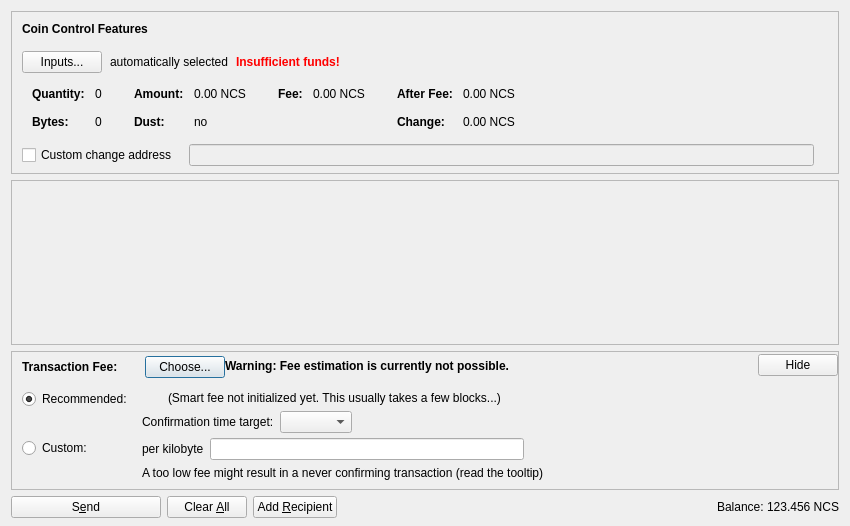
<?xml version="1.0" encoding="UTF-8"?>
<ui version="4.0">
 <class>SendCoinsDialog</class>
 <widget class="QDialog" name="SendCoinsDialog">
  <property name="geometry">
   <rect>
    <x>0</x>
    <y>0</y>
    <width>850</width>
    <height>526</height>
   </rect>
  </property>
  <property name="windowTitle">
   <string>Send Coins</string>
  </property>
  <layout class="QVBoxLayout" name="verticalLayout" stretch="0,1,0,0">
   <property name="bottomMargin">
    <number>8</number>
   </property>
   <item>
    <widget class="QFrame" name="frameCoinControl">
     <property name="sizePolicy">
      <sizepolicy hsizetype="Expanding" vsizetype="Expanding">
       <horstretch>0</horstretch>
       <verstretch>0</verstretch>
      </sizepolicy>
     </property>
     <property name="maximumSize">
      <size>
       <width>16777215</width>
       <height>16777215</height>
      </size>
     </property>
     <property name="frameShape">
      <enum>QFrame::StyledPanel</enum>
     </property>
     <property name="frameShadow">
      <enum>QFrame::Sunken</enum>
     </property>
     <layout class="QVBoxLayout" name="verticalLayoutCoinControl2">
      <property name="spacing">
       <number>0</number>
      </property>
      <property name="leftMargin">
       <number>0</number>
      </property>
      <property name="topMargin">
       <number>0</number>
      </property>
      <property name="rightMargin">
       <number>0</number>
      </property>
      <property name="bottomMargin">
       <number>6</number>
      </property>
      <item>
       <layout class="QVBoxLayout" name="verticalLayoutCoinControl" stretch="0,0,0,0,1">
        <property name="spacing">
         <number>0</number>
        </property>
        <property name="leftMargin">
         <number>10</number>
        </property>
        <property name="topMargin">
         <number>10</number>
        </property>
        <item>
         <layout class="QHBoxLayout" name="horizontalLayoutCoinControl1">
          <property name="bottomMargin">
           <number>15</number>
          </property>
          <item>
           <widget class="QLabel" name="labelCoinControlFeatures">
            <property name="sizePolicy">
             <sizepolicy hsizetype="Preferred" vsizetype="Maximum">
              <horstretch>0</horstretch>
              <verstretch>0</verstretch>
             </sizepolicy>
            </property>
            <property name="font">
             <font>
              <weight>75</weight>
              <bold>true</bold>
             </font>
            </property>
            <property name="styleSheet">
             <string notr="true">font-weight:bold;</string>
            </property>
            <property name="text">
             <string>Coin Control Features</string>
            </property>
           </widget>
          </item>
         </layout>
        </item>
        <item>
         <layout class="QHBoxLayout" name="horizontalLayoutCoinControl2" stretch="0,0,0,0">
          <property name="spacing">
           <number>8</number>
          </property>
          <property name="bottomMargin">
           <number>10</number>
          </property>
          <item>
           <widget class="QPushButton" name="pushButtonCoinControl">
            <property name="styleSheet">
             <string notr="true"/>
            </property>
            <property name="text">
             <string>Inputs...</string>
            </property>
            <property name="autoDefault">
             <bool>false</bool>
            </property>
           </widget>
          </item>
          <item>
           <widget class="QLabel" name="labelCoinControlAutomaticallySelected">
            <property name="text">
             <string>automatically selected</string>
            </property>
            <property name="margin">
             <number>5</number>
            </property>
           </widget>
          </item>
          <item>
           <widget class="QLabel" name="labelCoinControlInsuffFunds">
            <property name="font">
             <font>
              <weight>75</weight>
              <bold>true</bold>
             </font>
            </property>
            <property name="styleSheet">
             <string notr="true">color:red;font-weight:bold;</string>
            </property>
            <property name="text">
             <string>Insufficient funds!</string>
            </property>
            <property name="margin">
             <number>5</number>
            </property>
           </widget>
          </item>
          <item>
           <spacer name="horizontalSpacerCoinControl">
            <property name="orientation">
             <enum>Qt::Horizontal</enum>
            </property>
            <property name="sizeHint" stdset="0">
             <size>
              <width>40</width>
              <height>1</height>
             </size>
            </property>
           </spacer>
          </item>
         </layout>
        </item>
        <item>
         <widget class="QWidget" name="widgetCoinControl" native="true">
          <property name="sizePolicy">
           <sizepolicy hsizetype="Preferred" vsizetype="Preferred">
            <horstretch>0</horstretch>
            <verstretch>0</verstretch>
           </sizepolicy>
          </property>
          <property name="minimumSize">
           <size>
            <width>0</width>
            <height>0</height>
           </size>
          </property>
          <property name="styleSheet">
           <string notr="true"/>
          </property>
          <layout class="QHBoxLayout" name="horizontalLayoutCoinControl5">
           <property name="leftMargin">
            <number>0</number>
           </property>
           <property name="topMargin">
            <number>0</number>
           </property>
           <property name="rightMargin">
            <number>0</number>
           </property>
           <property name="bottomMargin">
            <number>0</number>
           </property>
           <item>
            <layout class="QHBoxLayout" name="horizontalLayoutCoinControl3" stretch="0,0,0,1">
             <property name="spacing">
              <number>20</number>
             </property>
             <property name="topMargin">
              <number>0</number>
             </property>
             <property name="bottomMargin">
              <number>10</number>
             </property>
             <item>
              <layout class="QFormLayout" name="formLayoutCoinControl1">
               <property name="horizontalSpacing">
                <number>10</number>
               </property>
               <property name="verticalSpacing">
                <number>14</number>
               </property>
               <property name="leftMargin">
                <number>10</number>
               </property>
               <property name="topMargin">
                <number>4</number>
               </property>
               <property name="rightMargin">
                <number>6</number>
               </property>
               <item row="0" column="0">
                <widget class="QLabel" name="labelCoinControlQuantityText">
                 <property name="font">
                  <font>
                   <weight>75</weight>
                   <bold>true</bold>
                  </font>
                 </property>
                 <property name="text">
                  <string>Quantity:</string>
                 </property>
                 <property name="margin">
                  <number>0</number>
                 </property>
                </widget>
               </item>
               <item row="0" column="1">
                <widget class="QLabel" name="labelCoinControlQuantity">
                 <property name="cursor">
                  <cursorShape>IBeamCursor</cursorShape>
                 </property>
                 <property name="contextMenuPolicy">
                  <enum>Qt::ActionsContextMenu</enum>
                 </property>
                 <property name="text">
                  <string notr="true">0</string>
                 </property>
                 <property name="margin">
                  <number>0</number>
                 </property>
                 <property name="textInteractionFlags">
                  <set>Qt::LinksAccessibleByMouse|Qt::TextSelectableByKeyboard|Qt::TextSelectableByMouse</set>
                 </property>
                </widget>
               </item>
               <item row="1" column="0">
                <widget class="QLabel" name="labelCoinControlBytesText">
                 <property name="font">
                  <font>
                   <weight>75</weight>
                   <bold>true</bold>
                  </font>
                 </property>
                 <property name="text">
                  <string>Bytes:</string>
                 </property>
                </widget>
               </item>
               <item row="1" column="1">
                <widget class="QLabel" name="labelCoinControlBytes">
                 <property name="cursor">
                  <cursorShape>IBeamCursor</cursorShape>
                 </property>
                 <property name="contextMenuPolicy">
                  <enum>Qt::ActionsContextMenu</enum>
                 </property>
                 <property name="text">
                  <string notr="true">0</string>
                 </property>
                 <property name="textInteractionFlags">
                  <set>Qt::LinksAccessibleByMouse|Qt::TextSelectableByKeyboard|Qt::TextSelectableByMouse</set>
                 </property>
                </widget>
               </item>
              </layout>
             </item>
             <item>
              <layout class="QFormLayout" name="formLayoutCoinControl2">
               <property name="horizontalSpacing">
                <number>10</number>
               </property>
               <property name="verticalSpacing">
                <number>14</number>
               </property>
               <property name="leftMargin">
                <number>6</number>
               </property>
               <property name="topMargin">
                <number>4</number>
               </property>
               <property name="rightMargin">
                <number>6</number>
               </property>
               <item row="0" column="0">
                <widget class="QLabel" name="labelCoinControlAmountText">
                 <property name="font">
                  <font>
                   <weight>75</weight>
                   <bold>true</bold>
                  </font>
                 </property>
                 <property name="text">
                  <string>Amount:</string>
                 </property>
                 <property name="margin">
                  <number>0</number>
                 </property>
                </widget>
               </item>
               <item row="0" column="1">
                <widget class="QLabel" name="labelCoinControlAmount">
                 <property name="cursor">
                  <cursorShape>IBeamCursor</cursorShape>
                 </property>
                 <property name="contextMenuPolicy">
                  <enum>Qt::ActionsContextMenu</enum>
                 </property>
                 <property name="text">
                  <string notr="true">0.00 NCS</string>
                 </property>
                 <property name="textInteractionFlags">
                  <set>Qt::LinksAccessibleByMouse|Qt::TextSelectableByKeyboard|Qt::TextSelectableByMouse</set>
                 </property>
                </widget>
               </item>
               <item row="1" column="0">
                <widget class="QLabel" name="labelCoinControlLowOutputText">
                 <property name="font">
                  <font>
                   <weight>75</weight>
                   <bold>true</bold>
                  </font>
                 </property>
                 <property name="text">
                  <string>Dust:</string>
                 </property>
                </widget>
               </item>
               <item row="1" column="1">
                <widget class="QLabel" name="labelCoinControlLowOutput">
                 <property name="cursor">
                  <cursorShape>IBeamCursor</cursorShape>
                 </property>
                 <property name="contextMenuPolicy">
                  <enum>Qt::ActionsContextMenu</enum>
                 </property>
                 <property name="text">
                  <string notr="true">no</string>
                 </property>
                 <property name="textInteractionFlags">
                  <set>Qt::LinksAccessibleByMouse|Qt::TextSelectableByKeyboard|Qt::TextSelectableByMouse</set>
                 </property>
                </widget>
               </item>
              </layout>
             </item>
             <item>
              <layout class="QFormLayout" name="formLayoutCoinControl3">
               <property name="horizontalSpacing">
                <number>10</number>
               </property>
               <property name="verticalSpacing">
                <number>14</number>
               </property>
               <property name="leftMargin">
                <number>6</number>
               </property>
               <property name="topMargin">
                <number>4</number>
               </property>
               <property name="rightMargin">
                <number>6</number>
               </property>
               <item row="0" column="0">
                <widget class="QLabel" name="labelCoinControlFeeText">
                 <property name="font">
                  <font>
                   <weight>75</weight>
                   <bold>true</bold>
                  </font>
                 </property>
                 <property name="text">
                  <string>Fee:</string>
                 </property>
                 <property name="margin">
                  <number>0</number>
                 </property>
                </widget>
               </item>
               <item row="0" column="1">
                <widget class="QLabel" name="labelCoinControlFee">
                 <property name="cursor">
                  <cursorShape>IBeamCursor</cursorShape>
                 </property>
                 <property name="contextMenuPolicy">
                  <enum>Qt::ActionsContextMenu</enum>
                 </property>
                 <property name="text">
                  <string notr="true">0.00 NCS</string>
                 </property>
                 <property name="textInteractionFlags">
                  <set>Qt::LinksAccessibleByMouse|Qt::TextSelectableByKeyboard|Qt::TextSelectableByMouse</set>
                 </property>
                </widget>
               </item>
              </layout>
             </item>
             <item>
              <layout class="QFormLayout" name="formLayoutCoinControl4">
               <property name="horizontalSpacing">
                <number>10</number>
               </property>
               <property name="verticalSpacing">
                <number>14</number>
               </property>
               <property name="leftMargin">
                <number>6</number>
               </property>
               <property name="topMargin">
                <number>4</number>
               </property>
               <property name="rightMargin">
                <number>6</number>
               </property>
               <item row="0" column="0">
                <widget class="QLabel" name="labelCoinControlAfterFeeText">
                 <property name="font">
                  <font>
                   <weight>75</weight>
                   <bold>true</bold>
                  </font>
                 </property>
                 <property name="text">
                  <string>After Fee:</string>
                 </property>
                 <property name="margin">
                  <number>0</number>
                 </property>
                </widget>
               </item>
               <item row="0" column="1">
                <widget class="QLabel" name="labelCoinControlAfterFee">
                 <property name="cursor">
                  <cursorShape>IBeamCursor</cursorShape>
                 </property>
                 <property name="contextMenuPolicy">
                  <enum>Qt::ActionsContextMenu</enum>
                 </property>
                 <property name="text">
                  <string notr="true">0.00 NCS</string>
                 </property>
                 <property name="textInteractionFlags">
                  <set>Qt::LinksAccessibleByMouse|Qt::TextSelectableByKeyboard|Qt::TextSelectableByMouse</set>
                 </property>
                </widget>
               </item>
               <item row="1" column="0">
                <widget class="QLabel" name="labelCoinControlChangeText">
                 <property name="font">
                  <font>
                   <weight>75</weight>
                   <bold>true</bold>
                  </font>
                 </property>
                 <property name="text">
                  <string>Change:</string>
                 </property>
                </widget>
               </item>
               <item row="1" column="1">
                <widget class="QLabel" name="labelCoinControlChange">
                 <property name="cursor">
                  <cursorShape>IBeamCursor</cursorShape>
                 </property>
                 <property name="contextMenuPolicy">
                  <enum>Qt::ActionsContextMenu</enum>
                 </property>
                 <property name="text">
                  <string notr="true">0.00 NCS</string>
                 </property>
                 <property name="textInteractionFlags">
                  <set>Qt::LinksAccessibleByMouse|Qt::TextSelectableByKeyboard|Qt::TextSelectableByMouse</set>
                 </property>
                </widget>
               </item>
              </layout>
             </item>
            </layout>
           </item>
          </layout>
         </widget>
        </item>
        <item>
         <layout class="QHBoxLayout" name="horizontalLayoutCoinControl4" stretch="0,0,0">
          <property name="spacing">
           <number>12</number>
          </property>
          <property name="sizeConstraint">
           <enum>QLayout::SetDefaultConstraint</enum>
          </property>
          <property name="topMargin">
           <number>5</number>
          </property>
          <property name="rightMargin">
           <number>5</number>
          </property>
          <item>
           <widget class="QCheckBox" name="checkBoxCoinControlChange">
            <property name="toolTip">
             <string>If this is activated, but the change address is empty or invalid, change will be sent to a newly generated address.</string>
            </property>
            <property name="text">
             <string>Custom change address</string>
            </property>
           </widget>
          </item>
          <item>
           <widget class="QValidatedLineEdit" name="lineEditCoinControlChange">
            <property name="enabled">
             <bool>false</bool>
            </property>
            <property name="sizePolicy">
             <sizepolicy hsizetype="Expanding" vsizetype="Fixed">
              <horstretch>0</horstretch>
              <verstretch>0</verstretch>
             </sizepolicy>
            </property>
           </widget>
          </item>
          <item>
           <widget class="QLabel" name="labelCoinControlChangeLabel">
            <property name="sizePolicy">
             <sizepolicy hsizetype="Preferred" vsizetype="Expanding">
              <horstretch>0</horstretch>
              <verstretch>0</verstretch>
             </sizepolicy>
            </property>
            <property name="minimumSize">
             <size>
              <width>0</width>
              <height>0</height>
             </size>
            </property>
            <property name="text">
             <string/>
            </property>
            <property name="margin">
             <number>3</number>
            </property>
           </widget>
          </item>
         </layout>
        </item>
        <item>
         <spacer name="verticalSpacerCoinControl">
          <property name="orientation">
           <enum>Qt::Vertical</enum>
          </property>
          <property name="sizeHint" stdset="0">
           <size>
            <width>800</width>
            <height>1</height>
           </size>
          </property>
         </spacer>
        </item>
       </layout>
      </item>
     </layout>
    </widget>
   </item>
   <item>
    <widget class="QScrollArea" name="scrollArea">
     <property name="widgetResizable">
      <bool>true</bool>
     </property>
     <widget class="QWidget" name="scrollAreaWidgetContents">
      <property name="geometry">
       <rect>
        <x>0</x>
        <y>0</y>
        <width>830</width>
        <height>104</height>
       </rect>
      </property>
      <layout class="QVBoxLayout" name="verticalLayout_2" stretch="0,1">
       <property name="leftMargin">
        <number>0</number>
       </property>
       <property name="topMargin">
        <number>0</number>
       </property>
       <property name="rightMargin">
        <number>0</number>
       </property>
       <property name="bottomMargin">
        <number>0</number>
       </property>
       <item>
        <layout class="QVBoxLayout" name="entries">
         <property name="spacing">
          <number>6</number>
         </property>
        </layout>
       </item>
       <item>
        <spacer name="verticalSpacer">
         <property name="orientation">
          <enum>Qt::Vertical</enum>
         </property>
         <property name="sizeHint" stdset="0">
          <size>
           <width>20</width>
           <height>40</height>
          </size>
         </property>
        </spacer>
       </item>
      </layout>
     </widget>
    </widget>
   </item>
   <item>
    <widget class="QFrame" name="frameFee">
     <property name="sizePolicy">
      <sizepolicy hsizetype="Expanding" vsizetype="Expanding">
       <horstretch>0</horstretch>
       <verstretch>0</verstretch>
      </sizepolicy>
     </property>
     <property name="maximumSize">
      <size>
       <width>16777215</width>
       <height>16777215</height>
      </size>
     </property>
     <property name="frameShape">
      <enum>QFrame::StyledPanel</enum>
     </property>
     <property name="frameShadow">
      <enum>QFrame::Sunken</enum>
     </property>
     <layout class="QVBoxLayout" name="verticalLayoutFee1">
      <property name="spacing">
       <number>0</number>
      </property>
      <property name="leftMargin">
       <number>0</number>
      </property>
      <property name="topMargin">
       <number>0</number>
      </property>
      <property name="rightMargin">
       <number>0</number>
      </property>
      <property name="bottomMargin">
       <number>0</number>
      </property>
      <item>
       <layout class="QVBoxLayout" name="verticalLayoutFee2" stretch="0,0,0">
        <property name="spacing">
         <number>0</number>
        </property>
        <property name="leftMargin">
         <number>10</number>
        </property>
        <property name="topMargin">
         <number>0</number>
        </property>
        <item>
         <layout class="QHBoxLayout" name="horizontalLayoutFee1">
          <property name="bottomMargin">
           <number>0</number>
          </property>
          <item>
           <layout class="QVBoxLayout" name="verticalLayoutFee7">
            <property name="spacing">
             <number>0</number>
            </property>
            <item>
             <spacer name="verticalSpacerSmartFee">
              <property name="orientation">
               <enum>Qt::Vertical</enum>
              </property>
              <property name="sizeType">
               <enum>QSizePolicy::Fixed</enum>
              </property>
              <property name="sizeHint" stdset="0">
               <size>
                <width>1</width>
                <height>4</height>
               </size>
              </property>
             </spacer>
            </item>
            <item>
             <layout class="QHBoxLayout" name="horizontalLayoutSmartFee">
              <property name="spacing">
               <number>10</number>
              </property>
              <item>
               <widget class="QLabel" name="labelFeeHeadline">
                <property name="sizePolicy">
                 <sizepolicy hsizetype="Preferred" vsizetype="Maximum">
                  <horstretch>0</horstretch>
                  <verstretch>0</verstretch>
                 </sizepolicy>
                </property>
                <property name="font">
                 <font>
                  <weight>75</weight>
                  <bold>true</bold>
                 </font>
                </property>
                <property name="styleSheet">
                 <string notr="true">font-weight:bold;</string>
                </property>
                <property name="text">
                 <string>Transaction Fee:</string>
                </property>
               </widget>
              </item>
              <item>
               <widget class="QLabel" name="labelFeeMinimized">
                <property name="text">
                 <string/>
                </property>
               </widget>
              </item>
              <item>
               <widget class="QPushButton" name="buttonChooseFee">
                <property name="text">
                 <string>Choose...</string>
                </property>
               </widget>
              </item>
             </layout>
            </item>
            <item>
             <spacer name="verticalSpacer_5">
              <property name="orientation">
               <enum>Qt::Vertical</enum>
              </property>
              <property name="sizeHint" stdset="0">
               <size>
                <width>1</width>
                <height>1</height>
               </size>
              </property>
             </spacer>
            </item>
           </layout>
          </item>
          <item>
           <widget class="QLabel" name="fallbackFeeWarningLabel">
            <property name="toolTip">
             <string>Using the fallbackfee can result in sending a transaction that will take several hours or days (or never) to confirm. Consider choosing your fee manually or wait until you have validated the complete chain.</string>
            </property>
            <property name="font">
            <font>
                <weight>75</weight>
                <bold>true</bold>
            </font>
            </property>
            <property name="text">
             <string>Warning: Fee estimation is currently not possible.</string>
            </property>
            <property name="wordWrap">
             <bool>false</bool>
            </property>
           </widget>
          </item>
          <item>
           <spacer name="horizontalSpacer_4">
            <property name="orientation">
             <enum>Qt::Horizontal</enum>
            </property>
            <property name="sizeType">
             <enum>QSizePolicy::MinimumExpanding</enum>
            </property>
            <property name="sizeHint" stdset="0">
             <size>
              <width>40</width>
              <height>20</height>
             </size>
            </property>
           </spacer>
          </item>
          <item>
           <widget class="QPushButton" name="buttonMinimizeFee">
            <property name="toolTip">
             <string>collapse fee-settings</string>
            </property>
            <property name="text">
             <string>Hide</string>
            </property>
           </widget>
          </item>
         </layout>
        </item>
        <item>
         <widget class="QFrame" name="frameFeeSelection">
          <layout class="QVBoxLayout" name="verticalLayoutFee12">
           <property name="spacing">
            <number>0</number>
           </property>
           <property name="leftMargin">
            <number>0</number>
           </property>
           <property name="topMargin">
            <number>0</number>
           </property>
           <property name="rightMargin">
            <number>0</number>
           </property>
           <property name="bottomMargin">
            <number>0</number>
           </property>
           <item>
            <layout class="QGridLayout" name="gridLayoutFee">
             <property name="topMargin">
              <number>10</number>
             </property>
             <property name="bottomMargin">
              <number>4</number>
             </property>
             <property name="horizontalSpacing">
              <number>10</number>
             </property>
             <property name="verticalSpacing">
              <number>4</number>
             </property>
             <item row="1" column="1">
              <layout class="QVBoxLayout" name="verticalLayoutFee8">
               <property name="spacing">
                <number>6</number>
               </property>
               <item>
                <layout class="QHBoxLayout" name="horizontalLayoutFee13">
                 <item>
                  <widget class="QLabel" name="labelCustomPerKilobyte">
                   <property name="toolTip">
                    <string>Specify a custom fee per kB (1,000 bytes) of the transaction's virtual size.

Note:  Since the fee is calculated on a per-byte basis, a fee of "100 satoshis per kB" for a transaction size of 500 bytes (half of 1 kB) would ultimately yield a fee of only 50 satoshis.</string>
                   </property>
                   <property name="text">
                    <string>per kilobyte</string>
                   </property>
                  </widget>
                 </item>
                 <item>
                  <widget class="BitcoinAmountField" name="customFee"/>
                 </item>
                 <item>
                  <spacer name="horizontalSpacer_6">
                   <property name="orientation">
                    <enum>Qt::Horizontal</enum>
                   </property>
                   <property name="sizeHint" stdset="0">
                    <size>
                     <width>1</width>
                     <height>1</height>
                    </size>
                   </property>
                  </spacer>
                 </item>
                </layout>
               </item>
               <item>
                <layout class="QHBoxLayout" name="horizontalLayoutFee8">
                 <item>
                  <widget class="QLabel" name="labelCustomFeeWarning">
                   <property name="enabled">
                    <bool>true</bool>
                   </property>
                   <property name="toolTip">
                    <string>When there is less transaction volume than space in the blocks, miners as well as relaying nodes may enforce a minimum fee. Paying only this minimum fee is just fine, but be aware that this can result in a never confirming transaction once there is more demand for nexsicoin transactions than the network can process.</string>
                   </property>
                   <property name="text">
                    <string>A too low fee might result in a never confirming transaction (read the tooltip)</string>
                   </property>
                  </widget>
                 </item>
                 <item>
                  <spacer name="horizontalSpacer_2">
                   <property name="orientation">
                    <enum>Qt::Horizontal</enum>
                   </property>
                   <property name="sizeHint" stdset="0">
                    <size>
                     <width>1</width>
                     <height>1</height>
                    </size>
                   </property>
                  </spacer>
                 </item>
                </layout>
               </item>
              </layout>
             </item>
             <item row="0" column="0">
              <layout class="QVBoxLayout" name="verticalLayoutFee4" stretch="0,1">
               <item>
                <widget class="QRadioButton" name="radioSmartFee">
                 <property name="text">
                  <string>Recommended:</string>
                 </property>
                 <property name="checked">
                  <bool>true</bool>
                 </property>
                 <attribute name="buttonGroup">
                  <string notr="true">groupFee</string>
                 </attribute>
                </widget>
               </item>
               <item>
                <spacer name="verticalSpacer_2">
                 <property name="orientation">
                  <enum>Qt::Vertical</enum>
                 </property>
                 <property name="sizeHint" stdset="0">
                  <size>
                   <width>1</width>
                   <height>1</height>
                  </size>
                 </property>
                </spacer>
               </item>
              </layout>
             </item>
             <item row="1" column="0">
              <layout class="QVBoxLayout" name="verticalLayoutFee9" stretch="0,1">
               <item>
                <widget class="QRadioButton" name="radioCustomFee">
                 <property name="text">
                  <string>Custom:</string>
                 </property>
                 <attribute name="buttonGroup">
                  <string notr="true">groupFee</string>
                 </attribute>
                </widget>
               </item>
               <item>
                <spacer name="verticalSpacer_6">
                 <property name="orientation">
                  <enum>Qt::Vertical</enum>
                 </property>
                 <property name="sizeHint" stdset="0">
                  <size>
                   <width>1</width>
                   <height>1</height>
                  </size>
                 </property>
                </spacer>
               </item>
              </layout>
             </item>
             <item row="0" column="1">
              <layout class="QVBoxLayout" name="verticalLayoutFee3" stretch="0,0,1">
               <property name="spacing">
                <number>6</number>
               </property>
               <property name="topMargin">
                <number>2</number>
               </property>
               <item>
                <layout class="QHBoxLayout" name="horizontalLayoutFee12">
                 <item>
                  <widget class="QLabel" name="labelSmartFee">
                   <property name="text">
                    <string/>
                   </property>
                  </widget>
                 </item>
                 <item>
                  <widget class="QLabel" name="labelFeeEstimation">
                   <property name="text">
                    <string/>
                   </property>
                  </widget>
                 </item>
                 <item>
                  <widget class="QLabel" name="labelSmartFee2">
                   <property name="text">
                    <string>(Smart fee not initialized yet. This usually takes a few blocks...)</string>
                   </property>
                  </widget>
                 </item>
                 <item>
                  <spacer name="horizontalSpacer_5">
                   <property name="orientation">
                    <enum>Qt::Horizontal</enum>
                   </property>
                   <property name="sizeHint" stdset="0">
                    <size>
                     <width>1</width>
                     <height>1</height>
                    </size>
                   </property>
                  </spacer>
                 </item>
                </layout>
               </item>
               <item>
                <layout class="QHBoxLayout" name="horizontalLayoutFee9">
                 <item>
                  <layout class="QVBoxLayout" name="verticalLayoutFee6">
                   <item>
                    <widget class="QLabel" name="labelSmartFee3">
                     <property name="text">
                      <string>Confirmation time target:</string>
                     </property>
                    </widget>
                   </item>
                  </layout>
                 </item>
                 <item>
                  <layout class="QVBoxLayout" name="verticalLayoutFee5">
                   <property name="rightMargin">
                    <number>30</number>
                   </property>
                   <item>
                    <layout class="QHBoxLayout" name="horizontalLayoutConfTarget">
                     <property name="bottomMargin">
                      <number>0</number>
                     </property>
                     <item>
                      <widget class="QComboBox" name="confTargetSelector"/>
                     </item>
                     <item>
                      <spacer name="horizontalSpacerConfTarget">
                       <property name="orientation">
                        <enum>Qt::Horizontal</enum>
                       </property>
                       <property name="sizeHint" stdset="0">
                        <size>
                         <width>40</width>
                         <height>20</height>
                        </size>
                       </property>
                      </spacer>
                     </item>
                    </layout>
                   </item>
                  </layout>
                 </item>
                </layout>
               </item>
               <item>
                <spacer name="verticalSpacer_4">
                 <property name="orientation">
                  <enum>Qt::Vertical</enum>
                 </property>
                 <property name="sizeHint" stdset="0">
                  <size>
                   <width>1</width>
                   <height>1</height>
                  </size>
                 </property>
                </spacer>
               </item>
              </layout>
             </item>
            </layout>
           </item>
          </layout>
         </widget>
        </item>
        <item>
         <spacer name="verticalSpacerFee">
          <property name="orientation">
           <enum>Qt::Vertical</enum>
          </property>
          <property name="sizeHint" stdset="0">
           <size>
            <width>40</width>
            <height>5</height>
           </size>
          </property>
         </spacer>
        </item>
       </layout>
      </item>
     </layout>
    </widget>
   </item>
   <item>
    <layout class="QHBoxLayout" name="horizontalLayout">
     <item>
      <widget class="QPushButton" name="sendButton">
       <property name="minimumSize">
        <size>
         <width>150</width>
         <height>0</height>
        </size>
       </property>
       <property name="toolTip">
        <string>Confirm the send action</string>
       </property>
       <property name="text">
        <string>S&amp;end</string>
       </property>
       <property name="icon">
        <iconset resource="../bitcoin.qrc">
         <normaloff>:/icons/send</normaloff>:/icons/send</iconset>
       </property>
       <property name="autoDefault">
        <bool>false</bool>
       </property>
       <property name="default">
        <bool>false</bool>
       </property>
      </widget>
     </item>
     <item>
      <widget class="QPushButton" name="clearButton">
       <property name="sizePolicy">
        <sizepolicy hsizetype="Minimum" vsizetype="Fixed">
         <horstretch>0</horstretch>
         <verstretch>0</verstretch>
        </sizepolicy>
       </property>
       <property name="toolTip">
        <string>Clear all fields of the form.</string>
       </property>
       <property name="text">
        <string>Clear &amp;All</string>
       </property>
       <property name="icon">
        <iconset resource="../bitcoin.qrc">
         <normaloff>:/icons/remove</normaloff>:/icons/remove</iconset>
       </property>
       <property name="autoDefault">
        <bool>false</bool>
       </property>
      </widget>
     </item>
     <item>
      <widget class="QPushButton" name="addButton">
       <property name="toolTip">
        <string>Send to multiple recipients at once</string>
       </property>
       <property name="text">
        <string>Add &amp;Recipient</string>
       </property>
       <property name="icon">
        <iconset resource="../bitcoin.qrc">
         <normaloff>:/icons/add</normaloff>:/icons/add</iconset>
       </property>
       <property name="autoDefault">
        <bool>false</bool>
       </property>
      </widget>
     </item>
     <item>
      <spacer name="horizontalSpacer">
       <property name="orientation">
        <enum>Qt::Horizontal</enum>
       </property>
       <property name="sizeHint" stdset="0">
        <size>
         <width>40</width>
         <height>20</height>
        </size>
       </property>
      </spacer>
     </item>
     <item>
      <layout class="QHBoxLayout" name="horizontalLayout_2">
       <property name="spacing">
        <number>3</number>
       </property>
       <item>
        <widget class="QLabel" name="label">
         <property name="sizePolicy">
          <sizepolicy hsizetype="Preferred" vsizetype="Fixed">
           <horstretch>0</horstretch>
           <verstretch>0</verstretch>
          </sizepolicy>
         </property>
         <property name="text">
          <string>Balance:</string>
         </property>
        </widget>
       </item>
       <item>
        <widget class="QLabel" name="labelBalance">
         <property name="sizePolicy">
          <sizepolicy hsizetype="Preferred" vsizetype="Fixed">
           <horstretch>0</horstretch>
           <verstretch>0</verstretch>
          </sizepolicy>
         </property>
         <property name="cursor">
          <cursorShape>IBeamCursor</cursorShape>
         </property>
         <property name="text">
          <string notr="true">123.456 NCS</string>
         </property>
         <property name="textInteractionFlags">
          <set>Qt::LinksAccessibleByMouse|Qt::TextSelectableByKeyboard|Qt::TextSelectableByMouse</set>
         </property>
        </widget>
       </item>
      </layout>
     </item>
    </layout>
   </item>
  </layout>
 </widget>
 <customwidgets>
  <customwidget>
   <class>QValidatedLineEdit</class>
   <extends>QLineEdit</extends>
   <header>qt/qvalidatedlineedit.h</header>
  </customwidget>
  <customwidget>
   <class>BitcoinAmountField</class>
   <extends>QLineEdit</extends>
   <header>qt/bitcoinamountfield.h</header>
   <container>1</container>
  </customwidget>
 </customwidgets>
 <resources>
  <include location="../bitcoin.qrc"/>
 </resources>
 <connections/>
 <buttongroups>
  <buttongroup name="groupFee"/>
 </buttongroups>
</ui>
